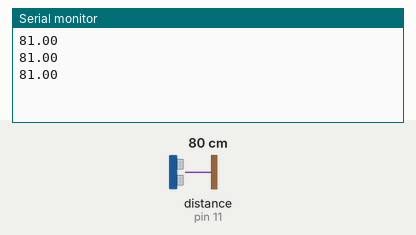
A sketch run on a simulated Arduino Uno, built with avr-gcc and run on an emulated ATmega328P. Shown: the last lines printed to the serial monitor. Inputs (shaded band) come from the test bench; at power-on: distance to the obstacle (sensor on pin 11) 80 cm. The echo pulse lasts 58.3 µs per cm.

Above: at 1.8 s.
1.9 s: distance to the obstacle (sensor on pin 11) set to 2 cm
At 2.4 s:
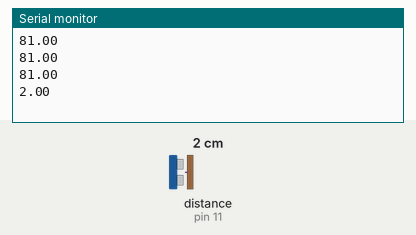
3.4 s: distance to the obstacle (sensor on pin 11) set to 4 cm
At 3.9 s:
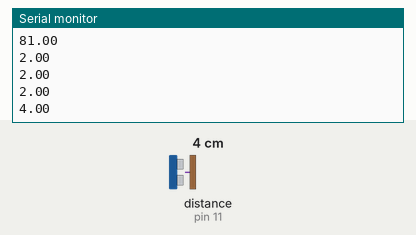
Timing chart, 0 to 6.4 s (numbered marks = the images above; inputs shaded):
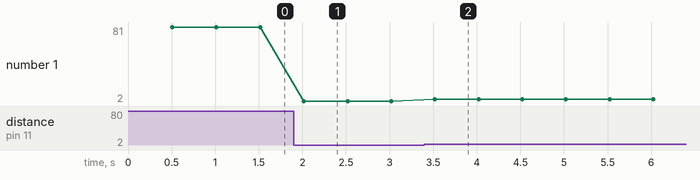

Measured:
- after the input at 1.9 s, the serial monitor: prints a new line after 0.12 s (image 1)
- after the input at 3.4 s, the serial monitor: prints a new line after 0.12 s (image 2)
- plotted number 1: 81 → 2 after the input at 1.9 s, 2 → 4 after the input at 3.4 s

The sketch:

SonicArduCode.ino
```cpp
#include <NewPing.h>

#define TRIGGER_PIN  12  // Arduino pin tied to trigger pin on the ultrasonic sensor.
#define ECHO_PIN     11  // Arduino pin tied to echo pin on the ultrasonic sensor.
#define MAX_DISTANCE 200 // Maximum distance we want to ping for (in centimeters). Maximum sensor distance is rated at 400-500cm.

NewPing sonar(TRIGGER_PIN, ECHO_PIN, MAX_DISTANCE); // NewPing setup of pins and maximum distance.

void setup() {
  Serial.begin(9600); // Open serial monitor at 115200 baud to see ping results.
}

void loop() {
  delay(500);  // Wait 500ms between pings (about 2 pings/sec). 29ms should be the shortest delay between pings.
  unsigned int uS = sonar.ping(); // Send ping, get ping time in microseconds (uS).
  //Serial.print("Ping: ");
  Serial.print(uS / US_ROUNDTRIP_CM); // Convert ping time to distance and print result (0 = outside set distance range, no ping echo)
  Serial.println(".00");
}
```
